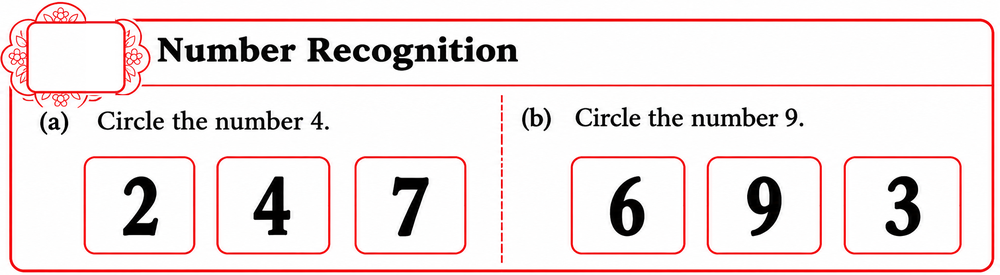
#> input picture 02_SOURCE_CODE/DEVELOPING/PHASE2_STAGING/Q001_INTEGRATION_TEST/images/LKG-MATH-Q001.png, 1000 x 275 px, shrunk from 2172 x 598 before the run; its folder holds 4 pictures in this run
$ python make_exact_header_crops.py
#> lines starting #> are read from the running program, lines starting #| are printed output that depends on the picture
from pathlib import Path
from PIL import Image

root = Path("images")
out = Path("output_shortlisting_v2/HEADER_ALIGNMENT_AUDIT/EXACT_CROPS")
out.mkdir(parents=True, exist_ok=True)

for n in range(1, 5):
    src = root / f"LKG-MATH-Q{n:03d}.png"
    if not src.exists():
        print("MISSING:", src)
        continue

    with Image.open(src) as im:
#> im is the input picture: PIL image 1000x275 RGBA; mean R, G, B, A 241.2, 228.1, 228.3, 255
        w, h = im.size
#> w = 1000; h = 275
        crop = im.crop((0, 0, w, min(180, h)))
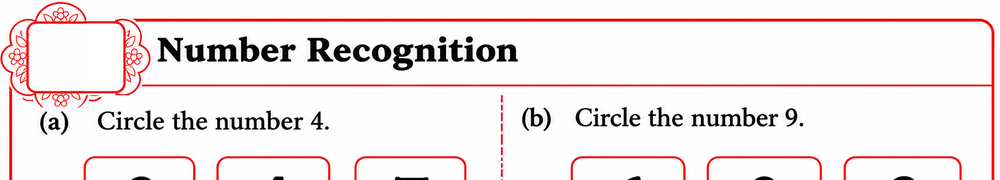
#> crop: PIL image 1000x180 RGBA; mean R, G, B, A 243.4, 232.2, 232.3, 255
        dest = out / f"Q{n}_HEADER_TOP180.png"
        crop.save(dest, dpi=(300, 300))
        print(f"Q{n}: source={w}x{h}, crop={crop.size}, saved={dest}")
#| Q1: source=1000x275, crop=(1000, 180), saved=output_shortlisting_v2/HEADER_ALIGNMENT_AUDIT/EXACT_CROPS/Q1_HEADER_TOP180.png
#> pass 2 of the loop `for n in range(1, 5):`:
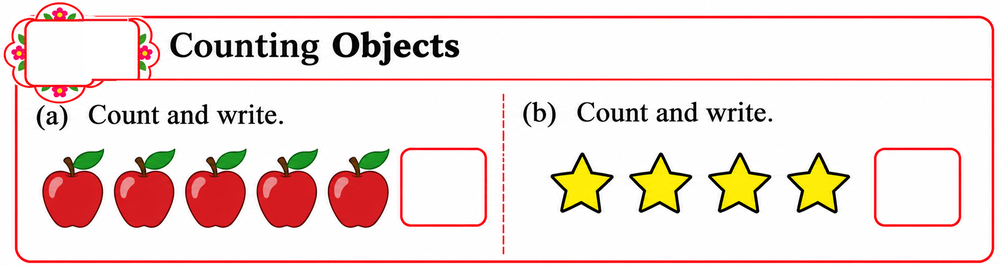
#> input picture 02_SOURCE_CODE/DEVELOPING/PHASE2_STAGING/Q001_INTEGRATION_TEST/images/LKG-MATH-Q002.png, 1000 x 266 px, shrunk from 2172 x 578 before the run
#> im is the input picture: PIL image 1000x266 RGBA; mean R, G, B, A 241.2, 222.5, 217.6, 255
#> `crop = im.crop((0, 0, w, min(180, h)))`:
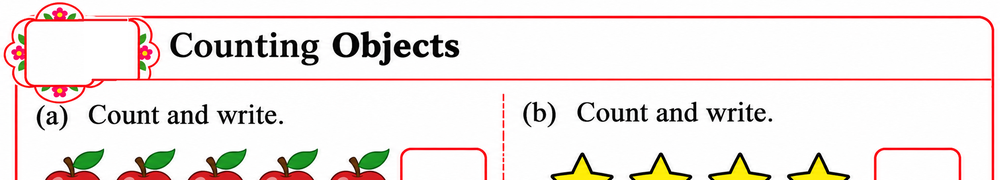
#> crop: PIL image 1000x180 RGBA; mean R, G, B, A 240.4, 230, 226.8, 255
#| Q2: source=1000x266, crop=(1000, 180), saved=output_shortlisting_v2/HEADER_ALIGNMENT_AUDIT/EXACT_CROPS/Q2_HEADER_TOP180.png
#> pass 3 of the loop `for n in range(1, 5):`:
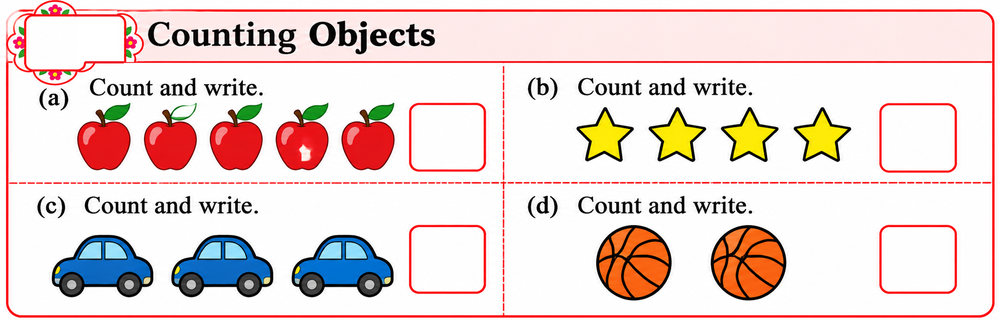
#> input picture 02_SOURCE_CODE/DEVELOPING/PHASE2_STAGING/Q001_INTEGRATION_TEST/images/LKG-MATH-Q003.png, 1000 x 320 px, shrunk from 2172 x 696 before the run
#> im is the input picture: PIL image 1000x320 RGBA; mean R, G, B, A 233.2, 214.6, 211.4, 255
#> `crop = im.crop((0, 0, w, min(180, h)))`:
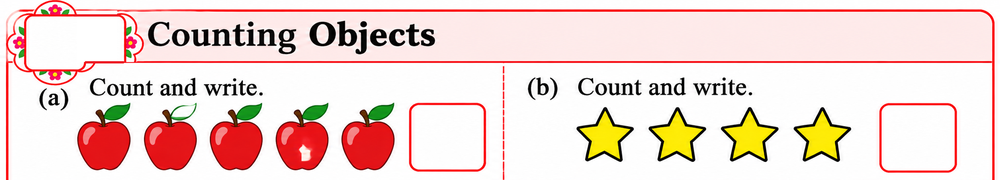
#> crop: PIL image 1000x180 RGBA; mean R, G, B, A 239.6, 215.2, 209.1, 255
#| Q3: source=1000x320, crop=(1000, 180), saved=output_shortlisting_v2/HEADER_ALIGNMENT_AUDIT/EXACT_CROPS/Q3_HEADER_TOP180.png
#> the loop made 4 passes; the first 3 are shown
